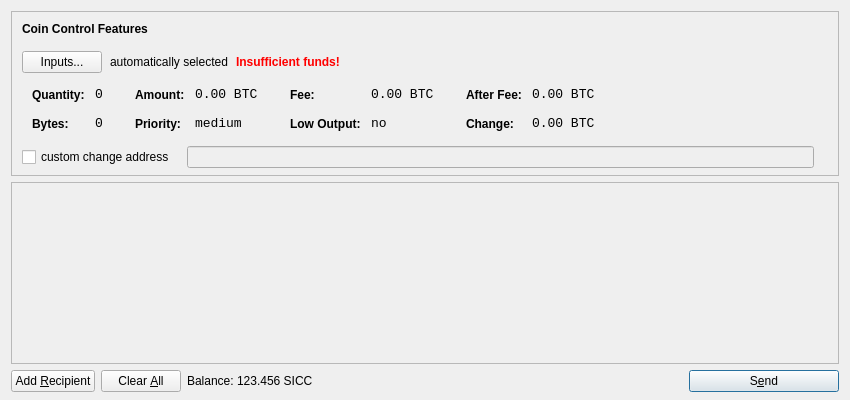
<?xml version="1.0" encoding="UTF-8"?>
<ui version="4.0">
 <class>SendCoinsDialog</class>
 <widget class="QDialog" name="SendCoinsDialog">
  <property name="geometry">
   <rect>
    <x>0</x>
    <y>0</y>
    <width>850</width>
    <height>400</height>
   </rect>
  </property>
  <property name="windowTitle">
   <string>Send Coins</string>
  </property>
  <layout class="QVBoxLayout" name="verticalLayout" stretch="0,1,0">
   <property name="bottomMargin">
    <number>8</number>
   </property>
   <item>
    <widget class="QFrame" name="frameCoinControl">
     <property name="sizePolicy">
      <sizepolicy hsizetype="Expanding" vsizetype="Expanding">
       <horstretch>0</horstretch>
       <verstretch>0</verstretch>
      </sizepolicy>
     </property>
     <property name="maximumSize">
      <size>
       <width>16777215</width>
       <height>16777215</height>
      </size>
     </property>
     <property name="frameShape">
      <enum>QFrame::StyledPanel</enum>
     </property>
     <property name="frameShadow">
      <enum>QFrame::Sunken</enum>
     </property>
     <layout class="QVBoxLayout" name="verticalLayoutCoinControl2">
      <property name="spacing">
       <number>-1</number>
      </property>
      <property name="leftMargin">
       <number>0</number>
      </property>
      <property name="topMargin">
       <number>0</number>
      </property>
      <property name="rightMargin">
       <number>0</number>
      </property>
      <property name="bottomMargin">
       <number>6</number>
      </property>
      <item>
       <layout class="QVBoxLayout" name="verticalLayoutCoinControl" stretch="0,0,0,0,1">
        <property name="spacing">
         <number>0</number>
        </property>
        <property name="leftMargin">
         <number>10</number>
        </property>
        <property name="topMargin">
         <number>10</number>
        </property>
        <item>
         <layout class="QHBoxLayout" name="horizontalLayoutCoinControl1">
          <property name="bottomMargin">
           <number>15</number>
          </property>
          <item>
           <widget class="QLabel" name="labelCoinControlFeatures">
            <property name="sizePolicy">
             <sizepolicy hsizetype="Preferred" vsizetype="Maximum">
              <horstretch>0</horstretch>
              <verstretch>0</verstretch>
             </sizepolicy>
            </property>
            <property name="font">
             <font>
              <weight>75</weight>
              <bold>true</bold>
             </font>
            </property>
            <property name="styleSheet">
             <string notr="true">font-weight:bold;</string>
            </property>
            <property name="text">
             <string>Coin Control Features</string>
            </property>
           </widget>
          </item>
         </layout>
        </item>
        <item>
         <layout class="QHBoxLayout" name="horizontalLayoutCoinControl2" stretch="0,0,0,0">
          <property name="spacing">
           <number>8</number>
          </property>
          <property name="bottomMargin">
           <number>10</number>
          </property>
          <item>
           <widget class="QPushButton" name="pushButtonCoinControl">
            <property name="styleSheet">
             <string notr="true"/>
            </property>
            <property name="text">
             <string>Inputs...</string>
            </property>
           </widget>
          </item>
          <item>
           <widget class="QLabel" name="labelCoinControlAutomaticallySelected">
            <property name="text">
             <string>automatically selected</string>
            </property>
            <property name="margin">
             <number>5</number>
            </property>
           </widget>
          </item>
          <item>
           <widget class="QLabel" name="labelCoinControlInsuffFunds">
            <property name="font">
             <font>
              <weight>75</weight>
              <bold>true</bold>
             </font>
            </property>
            <property name="styleSheet">
             <string notr="true">color:red;font-weight:bold;</string>
            </property>
            <property name="text">
             <string>Insufficient funds!</string>
            </property>
            <property name="margin">
             <number>5</number>
            </property>
           </widget>
          </item>
          <item>
           <spacer name="horizontalSpacerCoinControl">
            <property name="orientation">
             <enum>Qt::Horizontal</enum>
            </property>
            <property name="sizeHint" stdset="0">
             <size>
              <width>40</width>
              <height>1</height>
             </size>
            </property>
           </spacer>
          </item>
         </layout>
        </item>
        <item>
         <widget class="QWidget" name="widgetCoinControl" native="true">
          <property name="sizePolicy">
           <sizepolicy hsizetype="Preferred" vsizetype="Preferred">
            <horstretch>0</horstretch>
            <verstretch>0</verstretch>
           </sizepolicy>
          </property>
          <property name="minimumSize">
           <size>
            <width>0</width>
            <height>0</height>
           </size>
          </property>
          <property name="styleSheet">
           <string notr="true"/>
          </property>
          <layout class="QHBoxLayout" name="horizontalLayoutCoinControl5">
           <property name="margin">
            <number>0</number>
           </property>
           <item>
            <layout class="QHBoxLayout" name="horizontalLayoutCoinControl3" stretch="0,0,0,1">
             <property name="spacing">
              <number>20</number>
             </property>
             <property name="topMargin">
              <number>0</number>
             </property>
             <property name="bottomMargin">
              <number>10</number>
             </property>
             <item>
              <layout class="QFormLayout" name="formLayoutCoinControl1">
               <property name="horizontalSpacing">
                <number>10</number>
               </property>
               <property name="verticalSpacing">
                <number>14</number>
               </property>
               <property name="leftMargin">
                <number>10</number>
               </property>
               <property name="topMargin">
                <number>4</number>
               </property>
               <property name="rightMargin">
                <number>6</number>
               </property>
               <item row="0" column="0">
                <widget class="QLabel" name="labelCoinControlQuantityText">
                 <property name="styleSheet">
                  <string notr="true">font-weight:bold;</string>
                 </property>
                 <property name="text">
                  <string>Quantity:</string>
                 </property>
                 <property name="margin">
                  <number>0</number>
                 </property>
                </widget>
               </item>
               <item row="0" column="1">
                <widget class="QLabel" name="labelCoinControlQuantity">
                 <property name="font">
                  <font>
                   <family>Monospace</family>
                   <pointsize>10</pointsize>
                  </font>
                 </property>
                 <property name="cursor">
                  <cursorShape>IBeamCursor</cursorShape>
                 </property>
                 <property name="contextMenuPolicy">
                  <enum>Qt::ActionsContextMenu</enum>
                 </property>
                 <property name="text">
                  <string notr="true">0</string>
                 </property>
                 <property name="margin">
                  <number>0</number>
                 </property>
                 <property name="textInteractionFlags">
                  <set>Qt::LinksAccessibleByMouse|Qt::TextSelectableByKeyboard|Qt::TextSelectableByMouse</set>
                 </property>
                </widget>
               </item>
               <item row="1" column="0">
                <widget class="QLabel" name="labelCoinControlBytesText">
                 <property name="styleSheet">
                  <string notr="true">font-weight:bold;</string>
                 </property>
                 <property name="text">
                  <string>Bytes:</string>
                 </property>
                </widget>
               </item>
               <item row="1" column="1">
                <widget class="QLabel" name="labelCoinControlBytes">
                 <property name="font">
                  <font>
                   <family>Monospace</family>
                   <pointsize>10</pointsize>
                  </font>
                 </property>
                 <property name="cursor">
                  <cursorShape>IBeamCursor</cursorShape>
                 </property>
                 <property name="contextMenuPolicy">
                  <enum>Qt::ActionsContextMenu</enum>
                 </property>
                 <property name="text">
                  <string notr="true">0</string>
                 </property>
                 <property name="textInteractionFlags">
                  <set>Qt::LinksAccessibleByMouse|Qt::TextSelectableByKeyboard|Qt::TextSelectableByMouse</set>
                 </property>
                </widget>
               </item>
              </layout>
             </item>
             <item>
              <layout class="QFormLayout" name="formLayoutCoinControl2">
               <property name="horizontalSpacing">
                <number>10</number>
               </property>
               <property name="verticalSpacing">
                <number>14</number>
               </property>
               <property name="leftMargin">
                <number>6</number>
               </property>
               <property name="topMargin">
                <number>4</number>
               </property>
               <property name="rightMargin">
                <number>6</number>
               </property>
               <item row="0" column="0">
                <widget class="QLabel" name="labelCoinControlAmountText">
                 <property name="styleSheet">
                  <string notr="true">font-weight:bold;</string>
                 </property>
                 <property name="text">
                  <string>Amount:</string>
                 </property>
                 <property name="margin">
                  <number>0</number>
                 </property>
                </widget>
               </item>
               <item row="0" column="1">
                <widget class="QLabel" name="labelCoinControlAmount">
                 <property name="font">
                  <font>
                   <family>Monospace</family>
                   <pointsize>10</pointsize>
                  </font>
                 </property>
                 <property name="cursor">
                  <cursorShape>IBeamCursor</cursorShape>
                 </property>
                 <property name="contextMenuPolicy">
                  <enum>Qt::ActionsContextMenu</enum>
                 </property>
                 <property name="text">
                  <string notr="true">0.00 BTC</string>
                 </property>
                 <property name="textInteractionFlags">
                  <set>Qt::LinksAccessibleByMouse|Qt::TextSelectableByKeyboard|Qt::TextSelectableByMouse</set>
                 </property>
                </widget>
               </item>
               <item row="1" column="0">
                <widget class="QLabel" name="labelCoinControlPriorityText">
                 <property name="styleSheet">
                  <string notr="true">font-weight:bold;</string>
                 </property>
                 <property name="text">
                  <string>Priority:</string>
                 </property>
                </widget>
               </item>
               <item row="1" column="1">
                <widget class="QLabel" name="labelCoinControlPriority">
                 <property name="font">
                  <font>
                   <family>Monospace</family>
                   <pointsize>10</pointsize>
                  </font>
                 </property>
                 <property name="cursor">
                  <cursorShape>IBeamCursor</cursorShape>
                 </property>
                 <property name="contextMenuPolicy">
                  <enum>Qt::ActionsContextMenu</enum>
                 </property>
                 <property name="text">
                  <string>medium</string>
                 </property>
                 <property name="textInteractionFlags">
                  <set>Qt::LinksAccessibleByMouse|Qt::TextSelectableByKeyboard|Qt::TextSelectableByMouse</set>
                 </property>
                </widget>
               </item>
              </layout>
             </item>
             <item>
              <layout class="QFormLayout" name="formLayoutCoinControl3">
               <property name="horizontalSpacing">
                <number>10</number>
               </property>
               <property name="verticalSpacing">
                <number>14</number>
               </property>
               <property name="leftMargin">
                <number>6</number>
               </property>
               <property name="topMargin">
                <number>4</number>
               </property>
               <property name="rightMargin">
                <number>6</number>
               </property>
               <item row="0" column="0">
                <widget class="QLabel" name="labelCoinControlFeeText">
                 <property name="styleSheet">
                  <string notr="true">font-weight:bold;</string>
                 </property>
                 <property name="text">
                  <string>Fee:</string>
                 </property>
                 <property name="margin">
                  <number>0</number>
                 </property>
                </widget>
               </item>
               <item row="0" column="1">
                <widget class="QLabel" name="labelCoinControlFee">
                 <property name="font">
                  <font>
                   <family>Monospace</family>
                   <pointsize>10</pointsize>
                  </font>
                 </property>
                 <property name="cursor">
                  <cursorShape>IBeamCursor</cursorShape>
                 </property>
                 <property name="contextMenuPolicy">
                  <enum>Qt::ActionsContextMenu</enum>
                 </property>
                 <property name="text">
                  <string notr="true">0.00 BTC</string>
                 </property>
                 <property name="textInteractionFlags">
                  <set>Qt::LinksAccessibleByMouse|Qt::TextSelectableByKeyboard|Qt::TextSelectableByMouse</set>
                 </property>
                </widget>
               </item>
               <item row="1" column="0">
                <widget class="QLabel" name="labelCoinControlLowOutputText">
                 <property name="styleSheet">
                  <string notr="true">font-weight:bold;</string>
                 </property>
                 <property name="text">
                  <string>Low Output:</string>
                 </property>
                </widget>
               </item>
               <item row="1" column="1">
                <widget class="QLabel" name="labelCoinControlLowOutput">
                 <property name="font">
                  <font>
                   <family>Monospace</family>
                   <pointsize>10</pointsize>
                  </font>
                 </property>
                 <property name="cursor">
                  <cursorShape>IBeamCursor</cursorShape>
                 </property>
                 <property name="contextMenuPolicy">
                  <enum>Qt::ActionsContextMenu</enum>
                 </property>
                 <property name="text">
                  <string>no</string>
                 </property>
                 <property name="textInteractionFlags">
                  <set>Qt::LinksAccessibleByMouse|Qt::TextSelectableByKeyboard|Qt::TextSelectableByMouse</set>
                 </property>
                </widget>
               </item>
              </layout>
             </item>
             <item>
              <layout class="QFormLayout" name="formLayoutCoinControl4">
               <property name="horizontalSpacing">
                <number>10</number>
               </property>
               <property name="verticalSpacing">
                <number>14</number>
               </property>
               <property name="leftMargin">
                <number>6</number>
               </property>
               <property name="topMargin">
                <number>4</number>
               </property>
               <property name="rightMargin">
                <number>6</number>
               </property>
               <item row="0" column="0">
                <widget class="QLabel" name="labelCoinControlAfterFeeText">
                 <property name="styleSheet">
                  <string notr="true">font-weight:bold;</string>
                 </property>
                 <property name="text">
                  <string>After Fee:</string>
                 </property>
                 <property name="margin">
                  <number>0</number>
                 </property>
                </widget>
               </item>
               <item row="0" column="1">
                <widget class="QLabel" name="labelCoinControlAfterFee">
                 <property name="font">
                  <font>
                   <family>Monospace</family>
                   <pointsize>10</pointsize>
                  </font>
                 </property>
                 <property name="cursor">
                  <cursorShape>IBeamCursor</cursorShape>
                 </property>
                 <property name="contextMenuPolicy">
                  <enum>Qt::ActionsContextMenu</enum>
                 </property>
                 <property name="text">
                  <string notr="true">0.00 BTC</string>
                 </property>
                 <property name="textInteractionFlags">
                  <set>Qt::LinksAccessibleByMouse|Qt::TextSelectableByKeyboard|Qt::TextSelectableByMouse</set>
                 </property>
                </widget>
               </item>
               <item row="1" column="0">
                <widget class="QLabel" name="labelCoinControlChangeText">
                 <property name="styleSheet">
                  <string notr="true">font-weight:bold;</string>
                 </property>
                 <property name="text">
                  <string>Change:</string>
                 </property>
                </widget>
               </item>
               <item row="1" column="1">
                <widget class="QLabel" name="labelCoinControlChange">
                 <property name="font">
                  <font>
                   <family>Monospace</family>
                   <pointsize>10</pointsize>
                  </font>
                 </property>
                 <property name="cursor">
                  <cursorShape>IBeamCursor</cursorShape>
                 </property>
                 <property name="contextMenuPolicy">
                  <enum>Qt::ActionsContextMenu</enum>
                 </property>
                 <property name="text">
                  <string notr="true">0.00 BTC</string>
                 </property>
                 <property name="textInteractionFlags">
                  <set>Qt::LinksAccessibleByMouse|Qt::TextSelectableByKeyboard|Qt::TextSelectableByMouse</set>
                 </property>
                </widget>
               </item>
              </layout>
             </item>
            </layout>
           </item>
          </layout>
         </widget>
        </item>
        <item>
         <layout class="QHBoxLayout" name="horizontalLayoutCoinControl4" stretch="0,0,0">
          <property name="spacing">
           <number>12</number>
          </property>
          <property name="sizeConstraint">
           <enum>QLayout::SetDefaultConstraint</enum>
          </property>
          <property name="topMargin">
           <number>5</number>
          </property>
          <property name="rightMargin">
           <number>5</number>
          </property>
          <item>
           <widget class="QCheckBox" name="checkBoxCoinControlChange">
            <property name="text">
             <string>custom change address</string>
            </property>
           </widget>
          </item>
          <item>
           <widget class="QLineEdit" name="lineEditCoinControlChange">
            <property name="enabled">
             <bool>false</bool>
            </property>
            <property name="sizePolicy">
             <sizepolicy hsizetype="Expanding" vsizetype="Fixed">
              <horstretch>0</horstretch>
              <verstretch>0</verstretch>
             </sizepolicy>
            </property>
           </widget>
          </item>
          <item>
           <widget class="QLabel" name="labelCoinControlChangeLabel">
            <property name="sizePolicy">
             <sizepolicy hsizetype="Preferred" vsizetype="Expanding">
              <horstretch>0</horstretch>
              <verstretch>0</verstretch>
             </sizepolicy>
            </property>
            <property name="minimumSize">
             <size>
              <width>0</width>
              <height>0</height>
             </size>
            </property>
            <property name="text">
             <string/>
            </property>
            <property name="margin">
             <number>3</number>
            </property>
           </widget>
          </item>
         </layout>
        </item>
        <item>
         <spacer name="verticalSpacerCoinControl">
          <property name="orientation">
           <enum>Qt::Vertical</enum>
          </property>
          <property name="sizeHint" stdset="0">
           <size>
            <width>800</width>
            <height>1</height>
           </size>
          </property>
         </spacer>
        </item>
       </layout>
      </item>
     </layout>
    </widget>
   </item>
   <item>
    <widget class="QScrollArea" name="scrollArea">
     <property name="widgetResizable">
      <bool>true</bool>
     </property>
     <widget class="QWidget" name="scrollAreaWidgetContents">
      <property name="geometry">
       <rect>
        <x>0</x>
        <y>0</y>
        <width>830</width>
        <height>165</height>
       </rect>
      </property>
      <layout class="QVBoxLayout" name="verticalLayout_2">
       <property name="margin">
        <number>0</number>
       </property>
       <item>
        <layout class="QVBoxLayout" name="entries">
         <property name="spacing">
          <number>6</number>
         </property>
        </layout>
       </item>
       <item>
        <spacer name="verticalSpacer">
         <property name="orientation">
          <enum>Qt::Vertical</enum>
         </property>
         <property name="sizeHint" stdset="0">
          <size>
           <width>20</width>
           <height>40</height>
          </size>
         </property>
        </spacer>
       </item>
      </layout>
     </widget>
    </widget>
   </item>
   <item>
    <layout class="QHBoxLayout" name="horizontalLayout">
     <item>
      <widget class="QPushButton" name="addButton">
       <property name="toolTip">
        <string>Send to multiple recipients at once</string>
       </property>
       <property name="text">
        <string>Add &amp;Recipient</string>
       </property>
       <property name="icon">
        <iconset resource="../bitcoin.qrc">
         <normaloff>:/icons/add</normaloff>:/icons/add</iconset>
       </property>
       <property name="autoDefault">
        <bool>false</bool>
       </property>
      </widget>
     </item>
     <item>
      <widget class="QPushButton" name="clearButton">
       <property name="sizePolicy">
        <sizepolicy hsizetype="Minimum" vsizetype="Fixed">
         <horstretch>0</horstretch>
         <verstretch>0</verstretch>
        </sizepolicy>
       </property>
       <property name="toolTip">
        <string>Remove all transaction fields</string>
       </property>
       <property name="text">
        <string>Clear &amp;All</string>
       </property>
       <property name="icon">
        <iconset resource="../bitcoin.qrc">
         <normaloff>:/icons/remove</normaloff>:/icons/remove</iconset>
       </property>
       <property name="autoRepeatDelay">
        <number>300</number>
       </property>
       <property name="autoDefault">
        <bool>false</bool>
       </property>
      </widget>
     </item>
     <item>
      <layout class="QHBoxLayout" name="horizontalLayout_2">
       <property name="spacing">
        <number>3</number>
       </property>
       <item>
        <widget class="QLabel" name="label">
         <property name="text">
          <string>Balance:</string>
         </property>
        </widget>
       </item>
       <item>
        <widget class="QLabel" name="labelBalance">
         <property name="cursor">
          <cursorShape>IBeamCursor</cursorShape>
         </property>
         <property name="text">
          <string>123.456 SICC</string>
         </property>
         <property name="textInteractionFlags">
          <set>Qt::LinksAccessibleByMouse|Qt::TextSelectableByKeyboard|Qt::TextSelectableByMouse</set>
         </property>
        </widget>
       </item>
      </layout>
     </item>
     <item>
      <spacer name="horizontalSpacer">
       <property name="orientation">
        <enum>Qt::Horizontal</enum>
       </property>
       <property name="sizeHint" stdset="0">
        <size>
         <width>40</width>
         <height>20</height>
        </size>
       </property>
      </spacer>
     </item>
     <item>
      <widget class="QPushButton" name="sendButton">
       <property name="minimumSize">
        <size>
         <width>150</width>
         <height>0</height>
        </size>
       </property>
       <property name="toolTip">
        <string>Confirm the send action</string>
       </property>
       <property name="text">
        <string>S&amp;end</string>
       </property>
       <property name="icon">
        <iconset resource="../bitcoin.qrc">
         <normaloff>:/icons/send</normaloff>:/icons/send</iconset>
       </property>
       <property name="default">
        <bool>true</bool>
       </property>
      </widget>
     </item>
    </layout>
   </item>
  </layout>
 </widget>
 <resources>
  <include location="../bitcoin.qrc"/>
 </resources>
 <connections/>
</ui>
